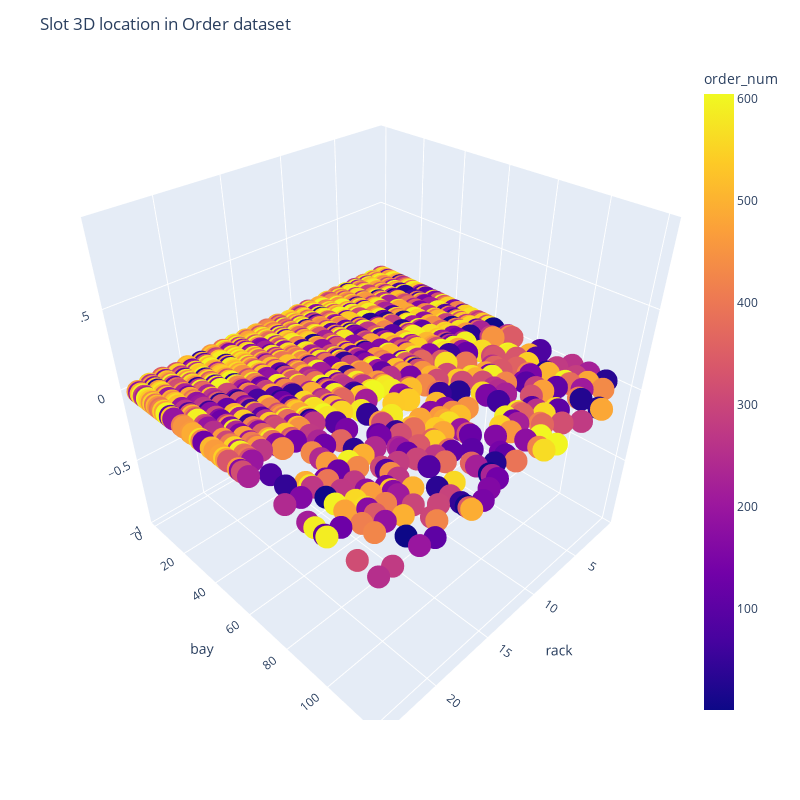

Notebook code for this chart:
### Code cell
#check rack, bay location by plot
orders=pd.read_csv('E:\glass_git\AI-portfolio\order_batch_picking\data\Orderlinelist\OrderLineList_LargeProblems_1_23.txt',sep='\t',header=None)
cols=['order_num','index','rack','bay','tier','slot']
orders.columns=cols
sns.scatterplot(data=orders,x='rack',y='bay')
plt.title('Slot 2D location in Order dataset ')
plt.show()
plt.close()


fig = px.scatter_3d(orders, x='rack', y='bay', z='tier',
              color='order_num',size_max=1)

fig.update_layout(
    title='Slot 3D location in Order dataset',
    width=800,   
    height=800  
)


fig.show()
plt.close()

### Figure 1 — Plotly figure (JSON) as saved in the notebook; plotly's stock layout.template omitted (floating-point values rounded to 4 significant figures; data arrays with more than 128 entries replaced by an {"elided": "..."} marker saying what was removed)
{"data": [{"hovertemplate": "rack=%{x}<br>bay=%{y}<br>tier=%{z}<br>order_num=%{marker.color}<extra></extra>", "legendgroup": "", "marker": {"color": {"elided": "2379 int values"}, "coloraxis": "coloraxis", "symbol": "circle"}, "mode": "markers", "name": "", "scene": "scene", "showlegend": false, "type": "scatter3d", "x": {"elided": "2379 int values"}, "y": {"elided": "2379 int values"}, "z": {"elided": "2379 int values"}}], "layout": {"coloraxis": {"colorbar": {"title": {"text": "order_num"}}, "colorscale": [[0, "#0d0887"], [0.1111, "#46039f"], [0.2222, "#7201a8"], [0.3333, "#9c179e"], [0.4444, "#bd3786"], [0.5556, "#d8576b"], [0.6667, "#ed7953"], [0.7778, "#fb9f3a"], [0.8889, "#fdca26"], [1, "#f0f921"]]}, "height": 800, "legend": {"tracegroupgap": 0}, "margin": {"t": 60}, "scene": {"domain": {"x": [0, 1], "y": [0, 1]}, "xaxis": {"title": {"text": "rack"}}, "yaxis": {"title": {"text": "bay"}}, "zaxis": {"title": {"text": "tier"}}}, "title": {"text": "Slot 3D location in Order dataset"}, "width": 800}}
